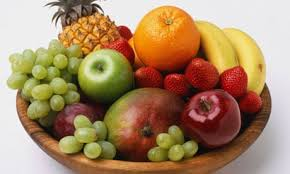
#> input picture ass1/p5/download.jpeg, 290 x 174 px
$ python a.py
#> lines starting #> are read from the running program, lines starting #| are printed output that depends on the picture
import sys
import os
import numpy as np
import cv2


def pad(img: np.ndarray, ph: int, pw: int, mode: str = "reflect") -> np.ndarray:
    if mode == "reflect":
        return np.pad(img, ((ph, ph), (pw, pw)), mode="reflect")
    if mode == "edge":
        return np.pad(img, ((ph, ph), (pw, pw)), mode="edge")
    return np.pad(img, ((ph, ph), (pw, pw)), mode="constant")  # zeros


def convolve(img_u8: np.ndarray,
             kernel: np.ndarray,
             c: int = 0,
             mode: str = "standard",
             padding: str = "reflect") -> np.ndarray:
#> called with img_u8 = array of shape (5, 5), kernel = array of shape (3, 3), c = 0, mode = 'standard', padding = 'reflect'
    if img_u8.dtype != np.uint8:
        raise ValueError("img must be uint8")
    k = kernel.astype(np.float32)
    k = k[::-1, ::-1]
    kh, kw = k.shape
    H, W = img_u8.shape
    img = img_u8.astype(np.float32)

    if mode == "standard":
        ph, pw = kh // 2, kw // 2
        p = pad(img, ph, pw, padding)
        out = np.empty((H, W), dtype=np.float32)
        for y in range(H):
            for x in range(W):
                region = p[y:y+kh, x:x+kw]
                out[y, x] = float(np.sum(region * k))
    elif mode == "full":
        out_h, out_w = H + kh - 1, W + kw - 1
        p = np.pad(img, ((kh-1, kh-1), (kw-1, kw-1)), mode="constant")
        out = np.zeros((out_h, out_w), dtype=np.float32)
        for y in range(out_h):
            for x in range(out_w):
                region = p[y:y+kh, x:x+kw]
                out[y, x] = float(np.sum(region * k))
    else:
        raise ValueError("mode must be standard or full")

    out = out + float(c)
    return np.clip(out, 0, 255).astype(np.uint8)


def convolve_float(img: np.ndarray, kernel: np.ndarray, padding: str = "reflect") -> np.ndarray:
    # Same as standard convolution but returns float32 (no clipping / constant).
    k = kernel.astype(np.float32)[::-1, ::-1]
    kh, kw = k.shape
    H, W = img.shape
    ph, pw = kh // 2, kw // 2
    p = pad(img.astype(np.float32), ph, pw, padding)
    out = np.empty((H, W), dtype=np.float32)
    for y in range(H):
        for x in range(W):
            out[y, x] = float(np.sum(p[y:y+kh, x:x+kw] * k))
    return out


def laplacian_kernel():
    return np.array([[0, 1, 0], [1, -4, 1], [0, 1, 0]], dtype=np.float32)


def gaussian_kernel_1d(sigma: float) -> np.ndarray:
    r = int(np.ceil(3 * sigma))
    x = np.arange(-r, r + 1, dtype=np.float32)
    g = np.exp(-(x * x) / (2 * sigma * sigma))
    g /= g.sum()
    return g


def gaussian_kernel_2d(sigma: float) -> np.ndarray:
    g1 = gaussian_kernel_1d(sigma)
    g2 = np.outer(g1, g1)
    g2 /= g2.sum()
    return g2.astype(np.float32)


def _demo():
    img = np.arange(25, dtype=np.uint8).reshape(5, 5) * 5
    mean3 = (1/9.0) * np.ones((3, 3), dtype=np.float32)
    print("Input:\n", img)
    print("Mean3 conv:\n", convolve(img, mean3))
    print("Laplacian + 128:\n", convolve(img, laplacian_kernel(), c=128))
    print("Full conv (laplacian) shape:", convolve(img[:2, :2], laplacian_kernel(), mode='full').shape)

    # Image demo using download.jpeg if available
    here = os.path.dirname(__file__)
    candidates = [os.path.join(here, 'download.jpeg'), os.path.join(here, '..', 'download.jpeg')]
    chosen = None
    for c in candidates:
        if os.path.isfile(c):
            chosen = c
            break
    if chosen:
        gray = cv2.imread(chosen, cv2.IMREAD_GRAYSCALE)
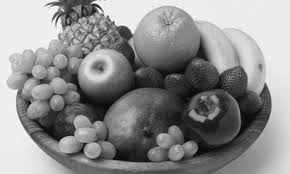
#> gray: shape (174, 290); min 0, max 255, mean 141.2
        if gray is not None:
            out_dir = os.path.join(here, 'results')
            os.makedirs(out_dir, exist_ok=True)
            mean_blur = convolve(gray, mean3)
#> call 4 of convolve, with kernel = array of shape (3, 3), c = 0, mode = 'standard', padding = 'reflect'
#> call 3 of pad, with ph = 1, pw = 1, mode = 'reflect'
#> in pad (call 3), `return np.pad(img, ((ph, ph), (pw, pw)), mode="reflect")`:
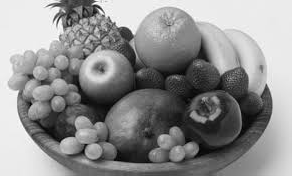
#> returned value: shape (176, 292) float32; min 0, max 255, mean 142.2
#> after the loop in convolve (call 4), `for y in range(H):`:
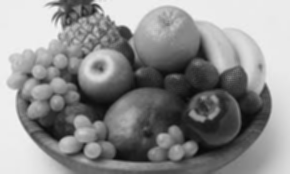
#> out: shape (174, 290) float32; min 8.33, max 244.7, mean 141.2
            lap = convolve(gray, laplacian_kernel(), c=128)
#> in convolve (call 5), `k = kernel.astype(np.float32)`: k = [[0, 1, 0], [1, -4, 1], [0, 1, 0]]
#> after the loop in convolve (call 5), `for y in range(H):`:
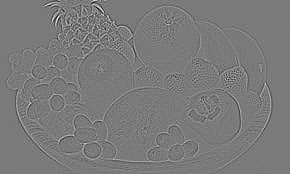
#> out: shape (174, 290) float32; min -292, max 314, mean 0; drawn with min black and max white
#> in convolve (call 5), `return np.clip(out, 0, 255).astype(np.uint8)`:
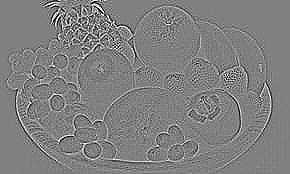
#> returned value: shape (174, 290); min 0, max 255, mean 128
            cv2.imwrite(os.path.join(out_dir, 'download_mean.jpg'), mean_blur)
            cv2.imwrite(os.path.join(out_dir, 'download_lap.jpg'), lap)
            print(f"Processed '{chosen}' -> results/download_mean.jpg & download_lap.jpg")
        else:
            print(f"Found '{chosen}' but could not load as image")
    else:
        print("No download.jpeg found (skipping image demo)")


if __name__ == "__main__":
    _demo()
